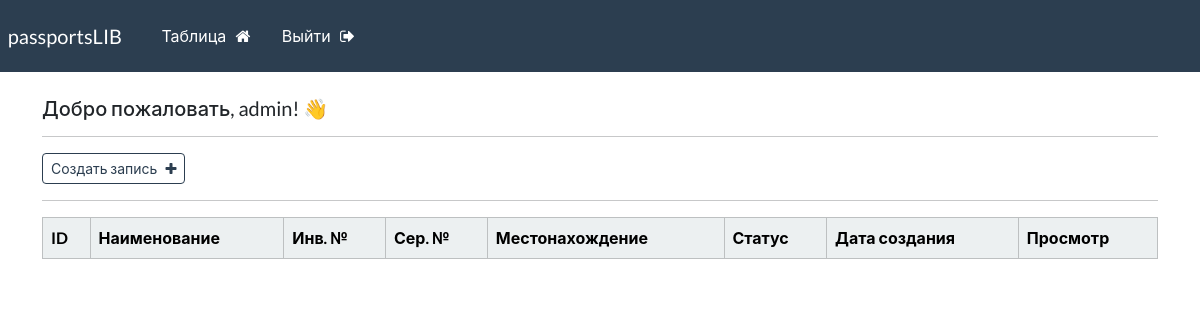
The app's page /dashboard (signed in), older data.
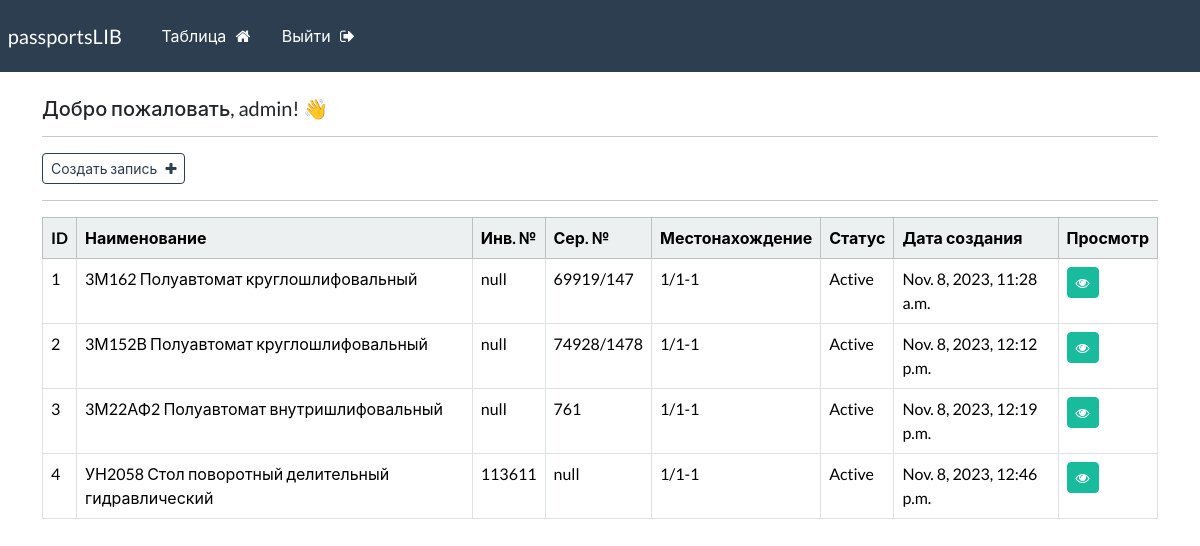
The same page, newer data.
### webapp/models.py (models this page shows, shortened)
class Record(models.Model):
    creation_date = models.DateTimeField(auto_now_add=True)
    first_name = models.CharField(max_length=100)
    inv_num = models.CharField(max_length=50)
    ser_num = models.CharField(max_length=50)
    place_pass = models.CharField(max_length=50)
    status_pass = models.CharField(max_length=50)

### webapp/views.py (the view)
# urls.py: path('dashboard', views.dashboard, name="dashboard"),
@login_required(login_url='my-login')
def dashboard(request):
    my_records = Record.objects.all()
    context = {'records': my_records}
    return render(request, 'webapp/dashboard.html', context=context)

### webapp/templates/webapp/dashboard.html
{% extends 'webapp/base.html' %}
{% block content %}
    <h5>Добро пожаловать, {{user}}! 👋 </h5>
    <hr>
    <a class="btn btn-outline-primary btn-sm" href="{% url 'create-record' %}">
        Создать запись &nbsp; <i class="fa fa-plus" aria-hidden="true"></i>
    </a>
    <hr>
    <table class="table table-hover table-bordered">
        <thead class="table-light">
            <tr>
                <th scope="col">ID</th>
                <th scope="col">Наименование</th>
                <th scope="col">Инв. №</th>
                <th scope="col">Сер. №</th>
                <th scope="col">Местонахождение</th>
                <th scope="col">Статус</th>
                <th scope="col">Дата создания</th>
                <th scope="col">Просмотр</th>
            </tr>
        </thead>
        <tbody>
        {% if records %}
            {% for record in records %}
            <tr>
                <td>{{record.id}}</td>
                <td>{{record.first_name}}</td>
                <td>{{record.inv_num}}</td>
                <td>{{record.ser_num}}</td>
                <td>{{record.place_pass}}</td>
                <td>{{record.status_pass}}</td>
                <td>{{record.creation_date}}</td>
                <td><a class="btn btn-success btn-sm" href="{% url 'record' record.id %}"> <i class="fa fa-eye" aria-hidden="true"></i> </a></td>
            </tr>
            {% endfor %}
        {% endif %}
        </tbody>
    </table>
{% endblock %}

### webapp/templates/webapp/base.html (shortened to what this page needs)
{% load static %}
<!DOCTYPE html>
<html>
  <head>
    <link rel="stylesheet" type="text/css" href="https://bootswatch.com/5/flatly/bootstrap.min.css">
    <link rel="stylesheet" type="text/css" href="{% static 'css/styles.css' %}">
    <link rel="stylesheet" href="https://cdnjs.cloudflare.com/ajax/libs/font-awesome/4.7.0/css/font-awesome.min.css">
  </head>
  <body>
    {% include 'webapp/navbar.html' %}
    <div class="container">
      <br>
      {% block content %}
      {% endblock %}
    </div>
  </body>
</html>

### webapp/templates/webapp/navbar.html (shortened to what this page needs)
<nav class="navbar navbar-expand-lg navbar-dark bg-primary justify-content-center">
    <a class="navbar-brand main-heading" href="{% url '' %}">
      &nbsp; passportsLIB
    </a>
      <div class="collapse navbar-collapse text-center" id="navbarNavDropdown">
        <ul class="navbar-nav mr-auto">
          {% if user.is_authenticated %}
            <li class="nav-item">
              <a class="nav-link" href="{% url 'dashboard' %}">Таблица &nbsp; <i class="fa fa-home" aria-hidden="true"></i> </a>
            </li>
            <li class="nav-item">
              <a class="nav-link" href="{% url 'user-logout' %}">Выйти &nbsp; <i class="fa fa-sign-out" aria-hidden="true"></i> </a>
            </li>
        </ul>
        {% endif %}
      </div>
  </nav>

Row changes from the older to the newer data that the page shows:
added Record: id "1", first_name "3М162 Полуавтомат круглошлифовальный", inv_num "null", ser_num "69919/147", place_pass "1/1-1", status_pass "Active", creation_date "Nov. 8, 2023, 11:28 a.m."
added Record: id "2", first_name "3М152В Полуавтомат круглошлифовальный", inv_num "null", ser_num "74928/1478", place_pass "1/1-1", status_pass "Active", creation_date "Nov. 8, 2023, 12:12 p.m."
added Record: id "3", first_name "3М22АФ2 Полуавтомат внутришлифовальный", inv_num "null", ser_num "761", place_pass "1/1-1", status_pass "Active", creation_date "Nov. 8, 2023, 12:19 p.m."
added Record: id "4", first_name "УН2058 Стол поворотный делительный гидравлический", inv_num "113611", ser_num "null", place_pass "1/1-1", status_pass "Active", creation_date "Nov. 8, 2023, 12:46 p.m."
